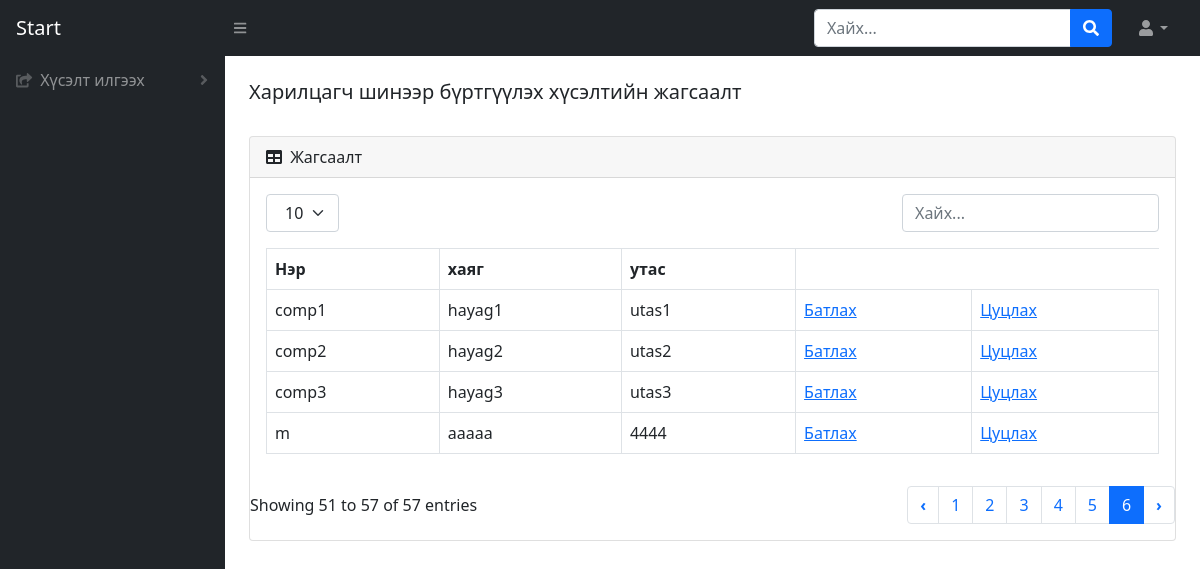
The app's page /company-list with its own data.
### BMweb/models.py (models this page shows, shortened)
class Company(models.Model):
    comName = models.CharField(max_length=50, verbose_name=_("Компаний нэр"))
    hayag = models.CharField(max_length=150, verbose_name=_("Компаний хаяг"))
    phone = models.CharField(max_length=30, verbose_name=_("Компаний утас"))
    class Meta:
        verbose_name = _("Компани")
        verbose_name_plural = _("Компани")

### BMweb/views.py (the view)
# urls.py: path('company-list',views.companyList,name='company-list'),
def companyList(request):
    c = Company.objects.all()
    return render(request, 'companyList.html',{'companyList': c})

### BMweb/templates/companyList.html (shortened to what this page needs)
{% load static %}
<!DOCTYPE html>
<html lang="en">
    <head>
        <link href="https://cdn.jsdelivr.net/npm/simple-datatables@latest/dist/style.css" rel="stylesheet" />
        <link href="css/styles.css" rel="stylesheet" />
        <link href="{% static 'css/styles.css' %}" rel="stylesheet"/>
    </head>
    <body class="sb-nav-fixed">
        <nav class="sb-topnav navbar navbar-expand navbar-dark bg-dark">
            <a class="navbar-brand ps-3" href="login.html">Start</a>
            <button class="btn btn-link btn-sm order-1 order-lg-0 me-4 me-lg-0" id="sidebarToggle" href="#!"><i class="fas fa-bars"></i></button>
            <form class="d-none d-md-inline-block form-inline ms-auto me-0 me-md-3 my-2 my-md-0">
                <div class="input-group">
                    <input class="form-control" type="text" placeholder="Хайх..." aria-label="Search for..." aria-describedby="btnNavbarSearch" />
                    <button class="btn btn-primary" id="btnNavbarSearch" type="button"><i class="fas fa-search"></i></button>
                </div>
            </form>
            <ul class="navbar-nav ms-auto ms-md-0 me-3 me-lg-4">
                <li class="nav-item dropdown">
                    <a class="nav-link dropdown-toggle" id="navbarDropdown" href="#" role="button" data-bs-toggle="dropdown" aria-expanded="false"><i class="fas fa-user fa-fw"></i></a>
                </li>
            </ul>
        </nav>
        <div id="layoutSidenav">
            <div id="layoutSidenav_nav">
                <nav class="sb-sidenav accordion sb-sidenav-dark" id="sidenavAccordion">
                    <div class="sb-sidenav-menu">
                        <div class="nav">
                            <a class="nav-link collapsed" href="#" data-bs-toggle="collapse" data-bs-target="#collapseLayouts" aria-expanded="false" aria-controls="collapseLayouts">
                                <div class="sb-nav-link-icon"><i class="fas fa-share-square"></i></div>
                                Хүсэлт илгээх
                                <div class="sb-sidenav-collapse-arrow"><i class="fas fa-angle-down"></i></div>
                            </a>
                        </div>
                    </div>
                </nav>
            </div>
            <div id="layoutSidenav_content">
                <main>
                    <div class="container-fluid px-4">
                        <h5 class="mt-4">Харилцагч шинээр бүртгүүлэх хүсэлтийн жагсаалт</h5>
                        <div class="card mb-4">
                            <div class="card-header">
                                <i class="fas fa-table me-1"></i>
                                Жагсаалт
                            </div>
                            <div class="card-body">
                                <div class="dataTable-top">
                                    <div class="dataTable-dropdown">
                                        <label>
                                            <select class="dataTable-selector">
                                                <option value="10" selected="">10</option>
                                            </select>
                                        </label>
                                    </div>
                                    <div class="dataTable-search">
                                        <input class="dataTable-input" placeholder="Хайх..." type="text">
                                    </div>
                                </div>
                                <table id="datatablesSimple" class="dataTable-table">
                                  <thead>
                                      <tr>
                                          <th data-sortable="" class="asc">
                                              <a href="#" class="dataTable-sorter">Нэр</a>
                                          </th>
                                          <th data-sortable="" class="asc">
                                              <a href="#" class="dataTable-sorter">хаяг</a>
                                          </th>
                                          <th data-sortable="" class="asc">
                                              <a href="#" class="dataTable-sorter">утас</a>
                                          </th>
                                      </tr>
                                  </thead>
                                  {% for h in companyList %}
                                      <tr>
                                          <td>{{ h.comName }}</td>
                                          <td>{{ h.hayag }}</td>
                                          <td>{{ h.phone }}</td>
                                          <td><a href="/change-state/{{h.id}}/2">Батлах</a></td>
                                          <td><a href="/change-state/{{h.id}}/3">Цуцлах</a></td>
                                      </tr>
                                  {% endfor %}
                                  </table>
                            </div>
                            <div class="dataTable-bottom">
                                <div class="dataTable-info">Showing 51 to 57 of 57 entries</div>
                                <nav class="dataTable-pagination">
                                    <ul class="dataTable-pagination-list">
                                        <li class="pager"><a href="#" data-page="5">‹</a></li>
                                        <li class=""><a href="#" data-page="1">1</a></li>
                                        <li class=""><a href="#" data-page="2">2</a></li>
                                        <li class=""><a href="#" data-page="3">3</a></li>
                                        <li class=""><a href="#" data-page="4">4</a></li>
                                        <li class=""><a href="#" data-page="5">5</a></li>
                                        <li class="active"><a href="#" data-page="6">6</a></li>
                                        <li class="pager"><a href="#" data-page="6">›</a></li>
                                    </ul>
                                </nav>
                            </div>
                        </div>
                    </div>
                </main>
            </div>
        </div>
    </body>
</html>

### records on screen
Company: comName "comp1", hayag "hayag1", phone "utas1"
Company: comName "comp2", hayag "hayag2", phone "utas2"
Company: comName "comp3", hayag "hayag3", phone "utas3"
Company: comName "m", hayag "aaaaa", phone "4444"
